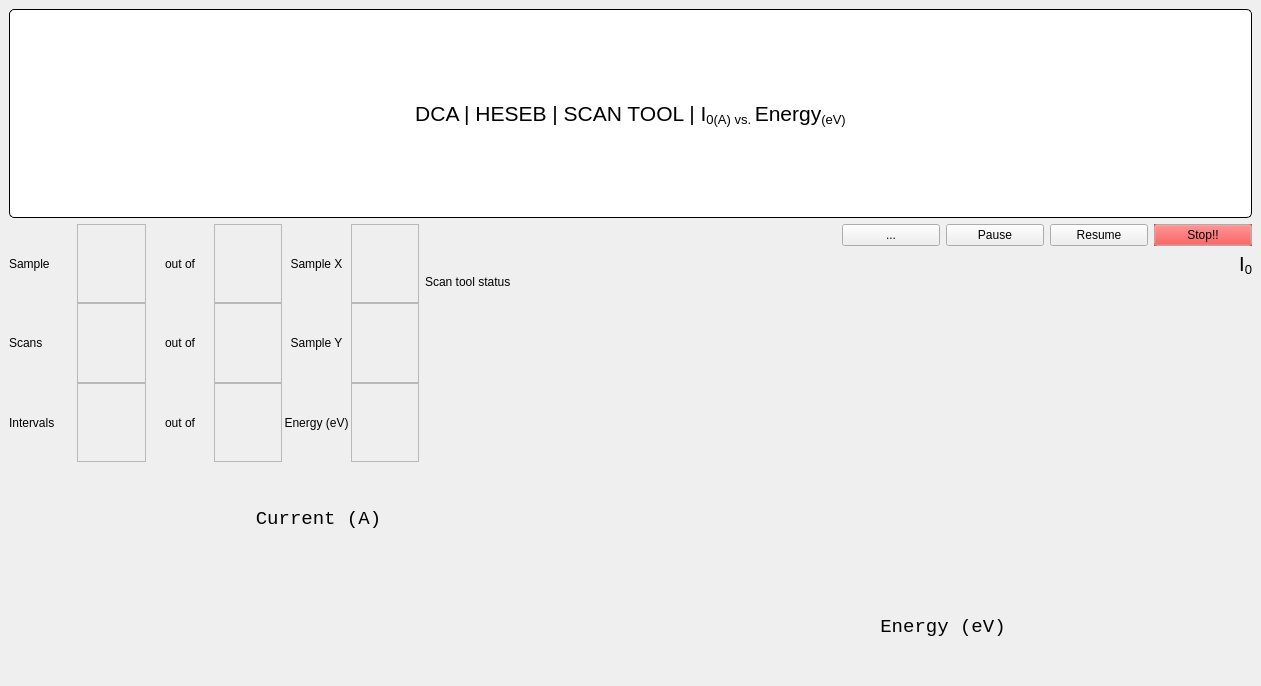
<?xml version="1.0" encoding="UTF-8"?>
<ui version="4.0">
 <class>HESEB_ScanTool_I0</class>
 <widget class="QMainWindow" name="HESEB_ScanTool_I0">
  <property name="geometry">
   <rect>
    <x>0</x>
    <y>0</y>
    <width>1261</width>
    <height>686</height>
   </rect>
  </property>
  <property name="windowTitle">
   <string>HESEB_ScanTool_I0</string>
  </property>
  <widget class="QWidget" name="centralwidget">
   <layout class="QGridLayout" name="gridLayout_19">
    <item row="0" column="0" colspan="3">
     <layout class="QGridLayout" name="gridLayout_13">
      <property name="sizeConstraint">
       <enum>QLayout::SetMinimumSize</enum>
      </property>
      <item row="0" column="0">
       <widget class="QLabel" name="lblTitle_4">
        <property name="sizePolicy">
         <sizepolicy hsizetype="Minimum" vsizetype="Minimum">
          <horstretch>0</horstretch>
          <verstretch>0</verstretch>
         </sizepolicy>
        </property>
        <property name="font">
         <font>
          <pointsize>16</pointsize>
         </font>
        </property>
        <property name="styleSheet">
         <string notr="true">background-color: rgb(255, 255, 255);
border: 1px solid black;
border-radius: 5px;
margin-top: 0.5em;
subcontrol-origin: margin;
left: 10px;
padding: 0 3px 0 3px;</string>
        </property>
        <property name="text">
         <string>&lt;html&gt;&lt;head/&gt;&lt;body&gt;&lt;p&gt;DCA | HESEB | SCAN TOOL | I&lt;span style=&quot; vertical-align:sub;&quot;&gt;0(A) vs. &lt;/span&gt;Energy&lt;span style=&quot; vertical-align:sub;&quot;&gt;(eV)&lt;/span&gt;&lt;/p&gt;&lt;/body&gt;&lt;/html&gt;</string>
        </property>
        <property name="alignment">
         <set>Qt::AlignCenter</set>
        </property>
        <property name="margin">
         <number>11</number>
        </property>
       </widget>
      </item>
     </layout>
    </item>
    <item row="1" column="0" rowspan="2">
     <layout class="QGridLayout" name="gridLayout_14">
      <property name="spacing">
       <number>0</number>
      </property>
      <item row="0" column="3">
       <widget class="QELabel" name="qelabel_21">
        <property name="frameShape">
         <enum>QFrame::StyledPanel</enum>
        </property>
        <property name="variable" stdset="0">
         <string>SCAN:Nsamples</string>
        </property>
       </widget>
      </item>
      <item row="2" column="4">
       <widget class="QLabel" name="label_30">
        <property name="text">
         <string>Energy (eV)</string>
        </property>
        <property name="alignment">
         <set>Qt::AlignCenter</set>
        </property>
       </widget>
      </item>
      <item row="0" column="1">
       <widget class="QELabel" name="qelabel_22">
        <property name="frameShape">
         <enum>QFrame::StyledPanel</enum>
        </property>
        <property name="variable" stdset="0">
         <string>SCAN:CurrentSample</string>
        </property>
       </widget>
      </item>
      <item row="1" column="4">
       <widget class="QLabel" name="label_31">
        <property name="text">
         <string>Sample Y</string>
        </property>
        <property name="alignment">
         <set>Qt::AlignCenter</set>
        </property>
       </widget>
      </item>
      <item row="1" column="0">
       <widget class="QLabel" name="label_32">
        <property name="text">
         <string>Scans</string>
        </property>
       </widget>
      </item>
      <item row="0" column="4">
       <widget class="QLabel" name="label_33">
        <property name="text">
         <string>Sample X</string>
        </property>
        <property name="alignment">
         <set>Qt::AlignCenter</set>
        </property>
       </widget>
      </item>
      <item row="2" column="1">
       <widget class="QELabel" name="qelabel_23">
        <property name="frameShape">
         <enum>QFrame::StyledPanel</enum>
        </property>
        <property name="variable" stdset="0">
         <string>SCAN:CurrentInterval</string>
        </property>
       </widget>
      </item>
      <item row="1" column="1">
       <widget class="QELabel" name="qelabel_24">
        <property name="frameShape">
         <enum>QFrame::StyledPanel</enum>
        </property>
        <property name="variable" stdset="0">
         <string>SCAN:CurrentScan</string>
        </property>
       </widget>
      </item>
      <item row="1" column="2">
       <widget class="QLabel" name="label_34">
        <property name="text">
         <string>out of</string>
        </property>
        <property name="alignment">
         <set>Qt::AlignCenter</set>
        </property>
       </widget>
      </item>
      <item row="0" column="5">
       <widget class="QELabel" name="qelabel_25">
        <property name="frameShape">
         <enum>QFrame::StyledPanel</enum>
        </property>
        <property name="variable" stdset="0">
         <string>motorSimIOC:FE-M1-STP-TRSX1</string>
        </property>
       </widget>
      </item>
      <item row="2" column="3">
       <widget class="QELabel" name="qelabel_26">
        <property name="frameShape">
         <enum>QFrame::StyledPanel</enum>
        </property>
        <property name="variable" stdset="0">
         <string>SCAN:NIntervals</string>
        </property>
       </widget>
      </item>
      <item row="1" column="5">
       <widget class="QELabel" name="qelabel_27">
        <property name="frameShape">
         <enum>QFrame::StyledPanel</enum>
        </property>
        <property name="variable" stdset="0">
         <string>motorSimIOC:FE-M1-STP-TRSY1</string>
        </property>
       </widget>
      </item>
      <item row="1" column="3">
       <widget class="QELabel" name="qelabel_28">
        <property name="frameShape">
         <enum>QFrame::StyledPanel</enum>
        </property>
        <property name="variable" stdset="0">
         <string>SCAN:Nscans</string>
        </property>
       </widget>
      </item>
      <item row="0" column="2">
       <widget class="QLabel" name="label_35">
        <property name="text">
         <string>out of</string>
        </property>
        <property name="alignment">
         <set>Qt::AlignCenter</set>
        </property>
       </widget>
      </item>
      <item row="2" column="0">
       <widget class="QLabel" name="label_36">
        <property name="text">
         <string>Intervals</string>
        </property>
       </widget>
      </item>
      <item row="2" column="5">
       <widget class="QELabel" name="qelabel_29">
        <property name="frameShape">
         <enum>QFrame::StyledPanel</enum>
        </property>
        <property name="variable" stdset="0">
         <string>I11OH-PGM:getEnergy</string>
        </property>
       </widget>
      </item>
      <item row="0" column="0">
       <widget class="QLabel" name="label_37">
        <property name="text">
         <string>Sample</string>
        </property>
       </widget>
      </item>
      <item row="2" column="2">
       <widget class="QLabel" name="label_38">
        <property name="text">
         <string>out of</string>
        </property>
        <property name="alignment">
         <set>Qt::AlignCenter</set>
        </property>
       </widget>
      </item>
     </layout>
    </item>
    <item row="1" column="1" rowspan="2">
     <layout class="QGridLayout" name="gridLayout_15">
      <item row="2" column="0">
       <widget class="QELabel" name="qelabel_30">
        <property name="variable" stdset="0">
         <string/>
        </property>
       </widget>
      </item>
      <item row="0" column="0">
       <widget class="QLabel" name="label_39">
        <property name="text">
         <string>Scan tool status </string>
        </property>
       </widget>
      </item>
     </layout>
    </item>
    <item row="1" column="2">
     <layout class="QGridLayout" name="gridLayout_16">
      <item row="0" column="1">
       <widget class="QEPushButton" name="qepushbutton_7">
        <property name="text">
         <string>Pause</string>
        </property>
        <property name="variable" stdset="0">
         <string>SCAN:XAFSPause</string>
        </property>
       </widget>
      </item>
      <item row="0" column="0">
       <widget class="QPushButton" name="pushButton_3">
        <property name="text">
         <string>...</string>
        </property>
       </widget>
      </item>
      <item row="0" column="2">
       <widget class="QEPushButton" name="qepushbutton_8">
        <property name="text">
         <string>Resume</string>
        </property>
        <property name="variable" stdset="0">
         <string>SCAN:XAFSPause</string>
        </property>
        <property name="clickText">
         <string>0</string>
        </property>
       </widget>
      </item>
      <item row="0" column="3">
       <widget class="QEPushButton" name="qepushbutton_9">
        <property name="palette">
         <palette>
          <active>
           <colorrole role="Button">
            <brush brushstyle="SolidPattern">
             <color alpha="255">
              <red>239</red>
              <green>41</green>
              <blue>41</blue>
             </color>
            </brush>
           </colorrole>
          </active>
          <inactive>
           <colorrole role="Button">
            <brush brushstyle="SolidPattern">
             <color alpha="255">
              <red>239</red>
              <green>41</green>
              <blue>41</blue>
             </color>
            </brush>
           </colorrole>
          </inactive>
          <disabled>
           <colorrole role="Button">
            <brush brushstyle="SolidPattern">
             <color alpha="255">
              <red>239</red>
              <green>41</green>
              <blue>41</blue>
             </color>
            </brush>
           </colorrole>
          </disabled>
         </palette>
        </property>
        <property name="font">
         <font>
          <underline>false</underline>
          <kerning>false</kerning>
         </font>
        </property>
        <property name="autoFillBackground">
         <bool>true</bool>
        </property>
        <property name="text">
         <string>Stop!!</string>
        </property>
        <property name="variable" stdset="0">
         <string>SCAN:XAFSPause</string>
        </property>
        <property name="clickText">
         <string>0</string>
        </property>
       </widget>
      </item>
     </layout>
    </item>
    <item row="2" column="2">
     <layout class="QGridLayout" name="gridLayout_17">
      <item row="0" column="0" rowspan="2">
       <spacer name="horizontalSpacer_3">
        <property name="orientation">
         <enum>Qt::Horizontal</enum>
        </property>
        <property name="sizeType">
         <enum>QSizePolicy::Maximum</enum>
        </property>
        <property name="sizeHint" stdset="0">
         <size>
          <width>360</width>
          <height>20</height>
         </size>
        </property>
       </spacer>
      </item>
      <item row="0" column="2">
       <widget class="QLabel" name="label_41">
        <property name="sizePolicy">
         <sizepolicy hsizetype="Maximum" vsizetype="Maximum">
          <horstretch>0</horstretch>
          <verstretch>0</verstretch>
         </sizepolicy>
        </property>
        <property name="font">
         <font>
          <pointsize>15</pointsize>
         </font>
        </property>
        <property name="text">
         <string>&lt;html&gt;&lt;head/&gt;&lt;body&gt;&lt;p&gt;I&lt;span style=&quot; vertical-align:sub;&quot;&gt;0&lt;/span&gt;&lt;/p&gt;&lt;/body&gt;&lt;/html&gt;</string>
        </property>
        <property name="alignment">
         <set>Qt::AlignRight|Qt::AlignTrailing|Qt::AlignVCenter</set>
        </property>
       </widget>
      </item>
      <item row="0" column="1">
       <widget class="QSimpleShape" name="qsimpleshape_4">
        <property name="sizePolicy">
         <sizepolicy hsizetype="Preferred" vsizetype="Preferred">
          <horstretch>0</horstretch>
          <verstretch>0</verstretch>
         </sizepolicy>
        </property>
        <property name="shape">
         <enum>QSimpleShape::roundRectangle</enum>
        </property>
        <property name="colour0" stdset="0">
         <color>
          <red>23</red>
          <green>69</green>
          <blue>243</blue>
         </color>
        </property>
       </widget>
      </item>
      <item row="1" column="1">
       <widget class="QSimpleShape" name="qsimpleshape_10">
        <property name="sizePolicy">
         <sizepolicy hsizetype="Preferred" vsizetype="Preferred">
          <horstretch>0</horstretch>
          <verstretch>0</verstretch>
         </sizepolicy>
        </property>
        <property name="shape">
         <enum>QSimpleShape::roundRectangle</enum>
        </property>
        <property name="colour0" stdset="0">
         <color>
          <red>255</red>
          <green>0</green>
          <blue>0</blue>
         </color>
        </property>
       </widget>
      </item>
     </layout>
    </item>
    <item row="3" column="0" colspan="3">
     <layout class="QGridLayout" name="gridLayout_18">
      <item row="0" column="0">
       <widget class="QLabel" name="label_42">
        <property name="font">
         <font>
          <family>Monospace</family>
          <pointsize>14</pointsize>
          <italic>false</italic>
          <underline>false</underline>
          <strikeout>false</strikeout>
          <stylestrategy>PreferDefault</stylestrategy>
          <kerning>true</kerning>
         </font>
        </property>
        <property name="layoutDirection">
         <enum>Qt::LeftToRight</enum>
        </property>
        <property name="styleSheet">
         <string notr="true">.label_14{
transform: rotate(-90deg);
}</string>
        </property>
        <property name="text">
         <string>Current (A)</string>
        </property>
        <property name="alignment">
         <set>Qt::AlignCenter</set>
        </property>
        <property name="wordWrap">
         <bool>false</bool>
        </property>
       </widget>
      </item>
      <item row="0" column="1">
       <widget class="QEPlotter" name="qeplotter_3">
        <property name="cursor">
         <cursorShape>CrossCursor</cursorShape>
        </property>
        <property name="toolBarIsVisible" stdset="0">
         <bool>false</bool>
        </property>
        <property name="pvItemsIsVisible" stdset="0">
         <bool>false</bool>
        </property>
        <property name="statusIsVisible" stdset="0">
         <bool>false</bool>
        </property>
        <property name="DataVariableX" stdset="0">
         <string>PLOT:Energy</string>
        </property>
        <property name="DataVariableA" stdset="0">
         <string>PLOT:I0</string>
        </property>
        <property name="DataVariableB" stdset="0">
         <string/>
        </property>
        <property name="DataVariableC" stdset="0">
         <string/>
        </property>
        <property name="SizeVariableX" stdset="0">
         <string>PLOT:Energy.NORD</string>
        </property>
        <property name="SizeVariableA" stdset="0">
         <string>PLOT:I0.NORD</string>
        </property>
        <property name="SizeVariableB" stdset="0">
         <string/>
        </property>
        <property name="SizeVariableC" stdset="0">
         <string/>
        </property>
        <property name="AliasNameX" stdset="0">
         <string/>
        </property>
        <property name="AliasNameA" stdset="0">
         <string/>
        </property>
        <property name="ColourA">
         <color>
          <red>23</red>
          <green>69</green>
          <blue>243</blue>
         </color>
        </property>
        <property name="ColourB">
         <color>
          <red>255</red>
          <green>0</green>
          <blue>0</blue>
         </color>
        </property>
        <property name="aliasNames" stdset="0">
         <stringlist>
          <string></string>
          <string></string>
          <string></string>
          <string></string>
          <string></string>
          <string></string>
          <string></string>
          <string></string>
          <string></string>
          <string></string>
          <string></string>
          <string></string>
          <string></string>
          <string></string>
          <string></string>
          <string></string>
          <string></string>
         </stringlist>
        </property>
       </widget>
      </item>
      <item row="1" column="1">
       <widget class="QLabel" name="label_43">
        <property name="font">
         <font>
          <family>Monospace</family>
          <pointsize>14</pointsize>
          <italic>false</italic>
          <underline>false</underline>
          <strikeout>false</strikeout>
          <stylestrategy>PreferDefault</stylestrategy>
          <kerning>true</kerning>
         </font>
        </property>
        <property name="text">
         <string>Energy (eV)</string>
        </property>
        <property name="alignment">
         <set>Qt::AlignCenter</set>
        </property>
       </widget>
      </item>
     </layout>
    </item>
   </layout>
  </widget>
 </widget>
 <customwidgets>
  <customwidget>
   <class>QELabel</class>
   <extends>QLabel</extends>
   <header>QELabel.h</header>
  </customwidget>
  <customwidget>
   <class>QEPlotter</class>
   <extends>QEFrame</extends>
   <header>QEPlotter.h</header>
  </customwidget>
  <customwidget>
   <class>QEPushButton</class>
   <extends>QPushButton</extends>
   <header>QEPushButton.h</header>
  </customwidget>
  <customwidget>
   <class>QEFrame</class>
   <extends>QFrame</extends>
   <header>QEFrame.h</header>
   <container>1</container>
  </customwidget>
  <customwidget>
   <class>QSimpleShape</class>
   <extends>QWidget</extends>
   <header>QSimpleShape.h</header>
  </customwidget>
 </customwidgets>
 <resources/>
 <connections/>
</ui>
